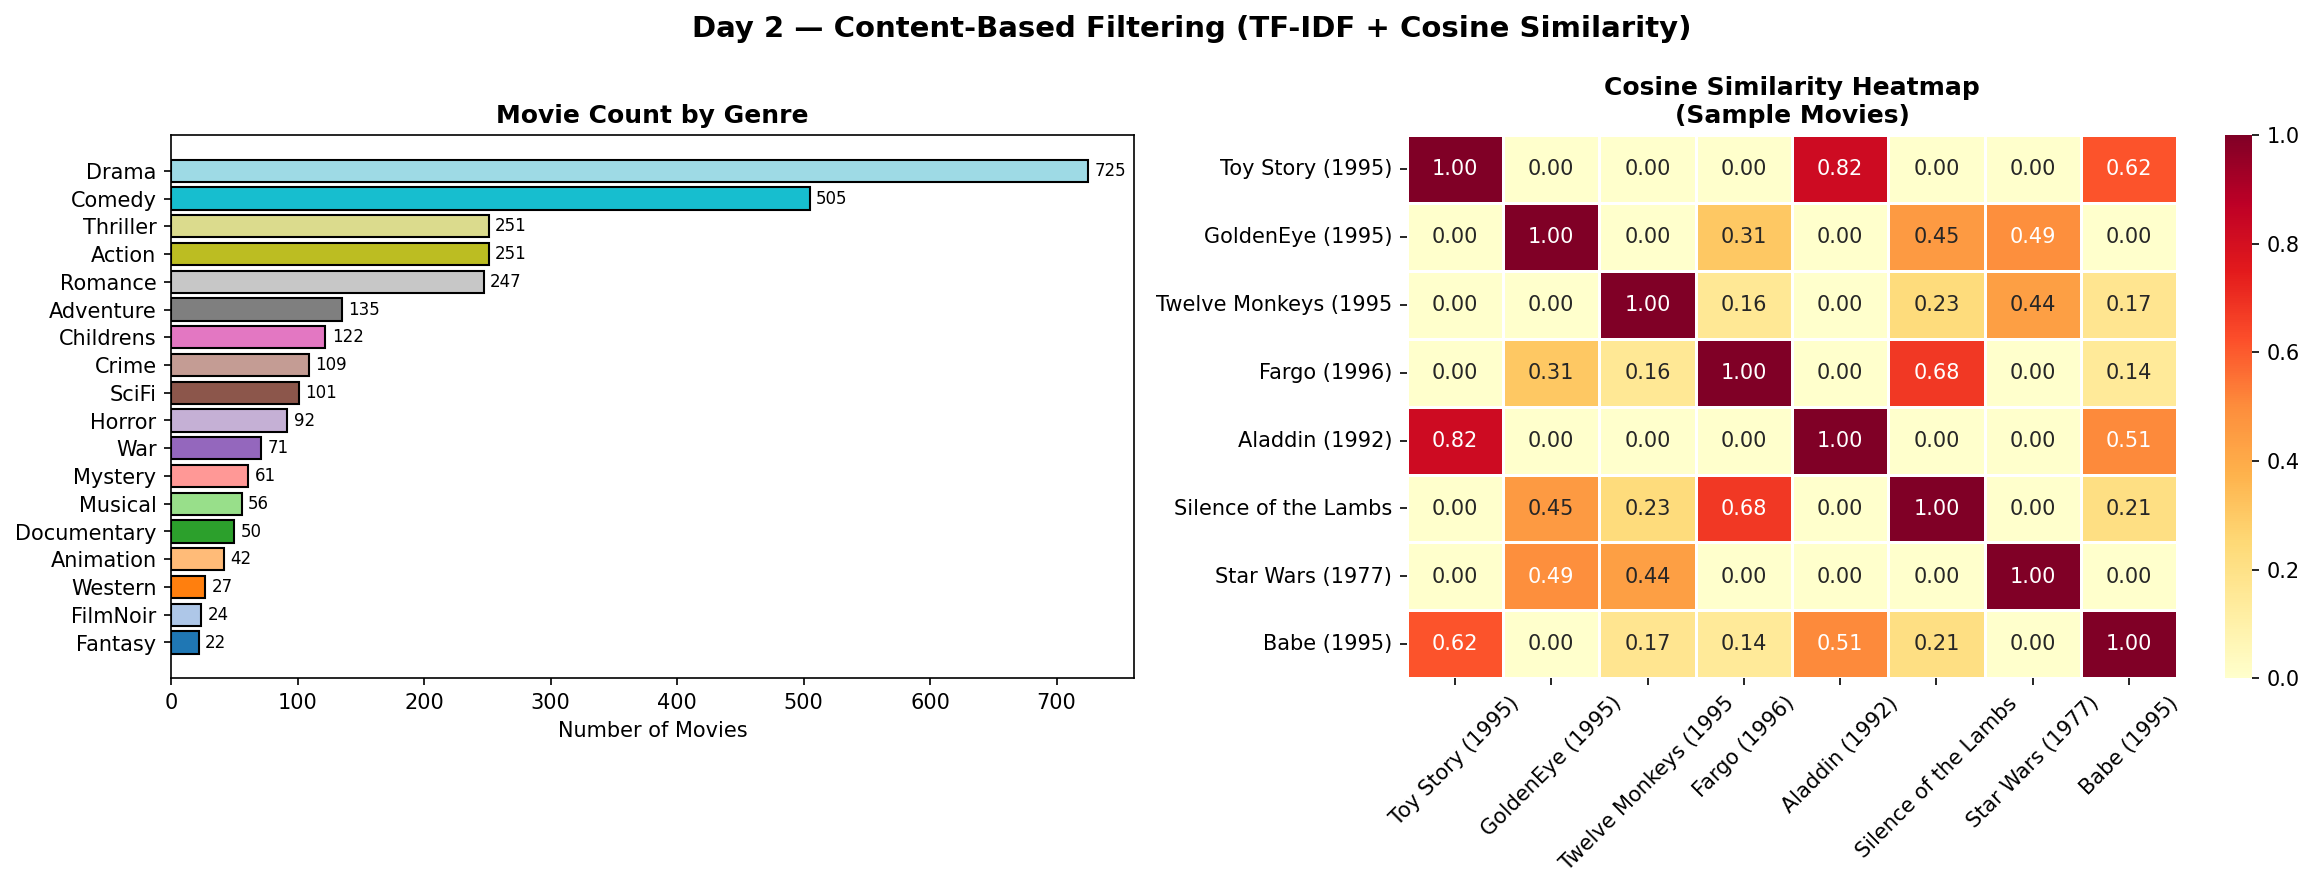

The script that saved this image:
import pandas as pd
import numpy as np
import matplotlib.pyplot as plt
import seaborn as sns
from sklearn.feature_extraction.text import TfidfVectorizer
from sklearn.metrics.pairwise import cosine_similarity

# ── Load Data ──────────────────────────────────────────────
movies = pd.read_csv('u.item', sep='|', encoding='latin-1', header=None,
                     names=['movie_id','title','release_date','video_date','imdb_url',
                            'unknown','Action','Adventure','Animation','Childrens','Comedy',
                            'Crime','Documentary','Drama','Fantasy','FilmNoir','Horror',
                            'Musical','Mystery','Romance','SciFi','Thriller','War','Western'])

genre_cols = ['Action','Adventure','Animation','Childrens','Comedy','Crime',
              'Documentary','Drama','Fantasy','FilmNoir','Horror','Musical',
              'Mystery','Romance','SciFi','Thriller','War','Western']

# ── Build Genre String ─────────────────────────────────────
movies['genres'] = movies.apply(
    lambda row: ' '.join([g for g in genre_cols if row[g] == 1]) or 'Unknown', axis=1
)

# ── TF-IDF Vectorization ───────────────────────────────────
tfidf = TfidfVectorizer()
tfidf_matrix = tfidf.fit_transform(movies['genres'])
print(f"TF-IDF matrix shape: {tfidf_matrix.shape}")
print(f"Vocabulary: {list(tfidf.vocabulary_.keys())}")

# ── Cosine Similarity Matrix ───────────────────────────────
cosine_sim = cosine_similarity(tfidf_matrix, tfidf_matrix)
print(f"Cosine similarity matrix shape: {cosine_sim.shape}")

# ── Index Mapping ──────────────────────────────────────────
indices = pd.Series(movies.index, index=movies['title']).drop_duplicates()

# ── Recommendation Function ────────────────────────────────
def content_based_recommend(title, n=10):
    if title not in indices:
        return f"Movie '{title}' not found."
    idx = indices[title]
    sim_scores = sorted(list(enumerate(cosine_sim[idx])), key=lambda x: x[1], reverse=True)[1:n+1]
    movie_indices = [i[0] for i in sim_scores]
    scores = [round(i[1], 3) for i in sim_scores]
    result = movies['title'].iloc[movie_indices].reset_index(drop=True)
    return pd.DataFrame({'Movie': result, 'Similarity Score': scores})

# ── Test ───────────────────────────────────────────────────
print("\n=== Recommendations for: Toy Story (1995) ===")
print(content_based_recommend('Toy Story (1995)'))

print("\n=== Recommendations for: GoldenEye (1995) ===")
print(content_based_recommend('GoldenEye (1995)'))

print("\n=== Recommendations for: Twelve Monkeys (1995) ===")
print(content_based_recommend('Twelve Monkeys (1995)'))

# ── Visualizations ─────────────────────────────────────────
fig, axes = plt.subplots(1, 2, figsize=(16, 6))
fig.suptitle('Day 2 — Content-Based Filtering (TF-IDF + Cosine Similarity)', fontsize=14, fontweight='bold')

# Genre Distribution
ax = axes[0]
genre_counts = movies[genre_cols].sum().sort_values(ascending=True)
colors = plt.cm.tab20(np.linspace(0, 1, len(genre_counts)))
bars = ax.barh(genre_counts.index, genre_counts.values, color=colors, edgecolor='black')
ax.set_title('Movie Count by Genre', fontweight='bold')
ax.set_xlabel('Number of Movies')
for bar, val in zip(bars, genre_counts.values):
    ax.text(bar.get_width()+5, bar.get_y()+bar.get_height()/2, str(val), va='center', fontsize=8)

# Similarity Heatmap
ax = axes[1]
sample_titles = ['Toy Story (1995)', 'GoldenEye (1995)', 'Twelve Monkeys (1995)',
                 'Fargo (1996)', 'Aladdin (1992)', 'Silence of the Lambs, The (1991)',
                 'Star Wars (1977)', 'Babe (1995)']
sample_idx = [indices[t] for t in sample_titles]
sim_subset = cosine_sim[np.ix_(sample_idx, sample_idx)]
short_titles = [t[:20] for t in sample_titles]
sns.heatmap(sim_subset, annot=True, fmt='.2f', xticklabels=short_titles,
            yticklabels=short_titles, cmap='YlOrRd', ax=ax, linewidths=0.5)
ax.set_title('Cosine Similarity Heatmap\n(Sample Movies)', fontweight='bold')
ax.tick_params(axis='x', rotation=45)
ax.tick_params(axis='y', rotation=0)

plt.tight_layout()
plt.savefig('day2_content_based.png', dpi=150, bbox_inches='tight')
plt.show()

# Save for later days
movies.to_csv('movies_processed.csv', index=False)
np.save('cosine_sim.npy', cosine_sim)
print("\nDay 2 Content-Based Filtering complete!")
